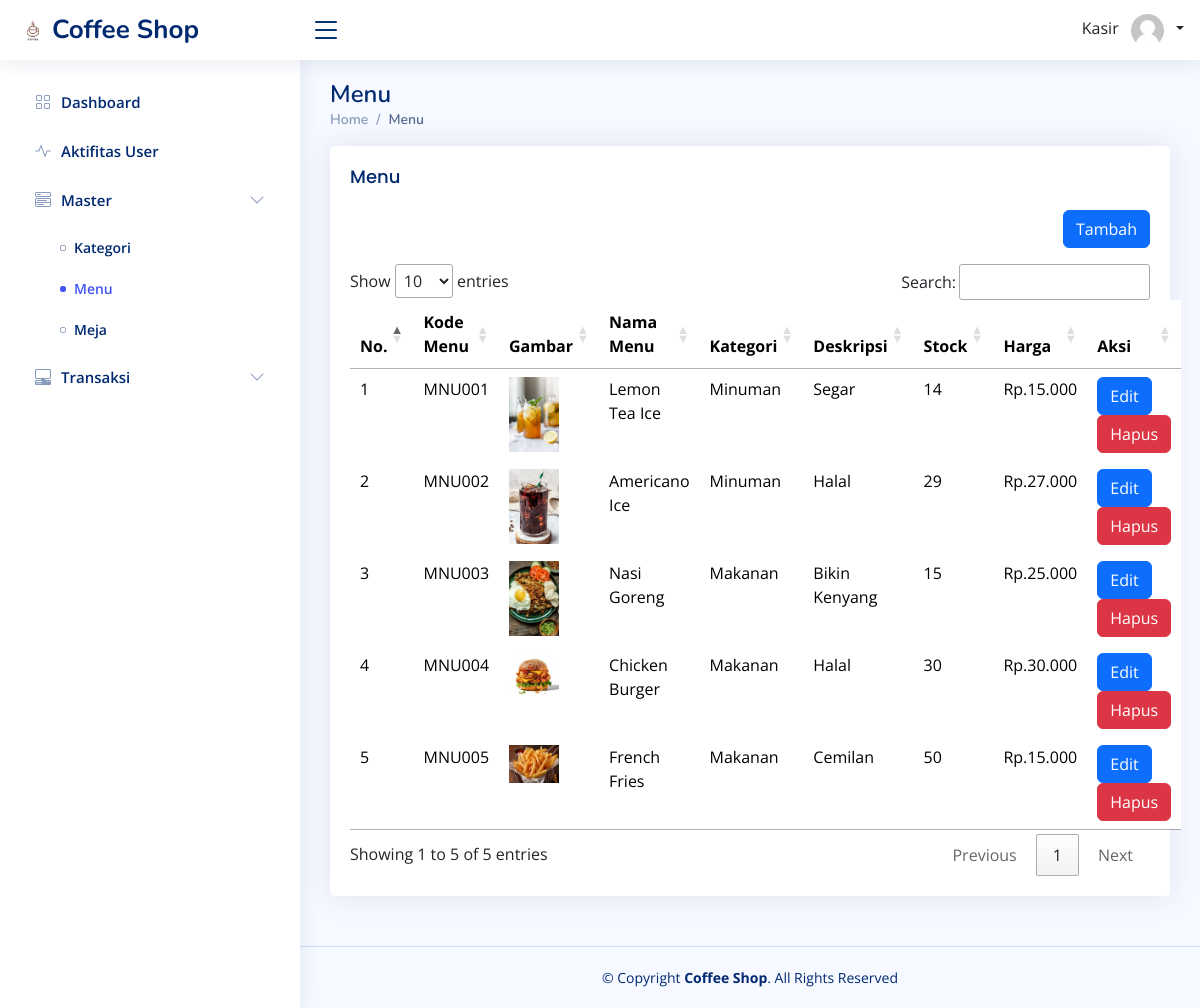
/index_manajer.php?page=menu (signed in), run on the app's committed database.
### tables this page shows
CREATE TABLE `t_menu` (
  `id_menu` int(11) NOT NULL,
  `kode_menu` varchar(255) NOT NULL,
  `gambar` varchar(255) NOT NULL,
  `nama_menu` varchar(255) NOT NULL,
  `id_kategori` int(11) NOT NULL,
  `deskripsi` text NOT NULL,
  `stock` int(11) NOT NULL,
  `harga` int(11) NOT NULL
);

CREATE TABLE `tkategori` (
  `id` int(11) NOT NULL,
  `kode_kategori` varchar(255) NOT NULL,
  `nama_kategori` varchar(255) NOT NULL
);

### function/view-query.php (called while the page is built, shortened)
<?php
function getMenu($id = null)
{
    $conn = connection();
    if ($id) {
        $query = "SELECT t_menu.*, tkategori.kode_kategori, tkategori.nama_kategori FROM t_menu JOIN tkategori ON t_menu.id_kategori = tkategori.id WHERE t_menu.id_menu = '$id'";
    } else {
        $query = "SELECT t_menu.*, tkategori.kode_kategori, tkategori.nama_kategori FROM t_menu JOIN tkategori ON t_menu.id_kategori = tkategori.id";
    }
    $result = mysqli_query($conn, $query);
    return $result;
}

### pages-manajer/menu/index_manajer.php (the view, shortened to what this page needs)
<?php
include('function/view-query.php');
$data = getMenu();
?>
<main id="main" class="main">
    <div class="pagetitle">
        <h1>Menu</h1>
        <nav>
            <ol class="breadcrumb">
                <li class="breadcrumb-item"><a href="index_manajer.php">Home</a></li>
                <li class="breadcrumb-item active">Menu</li>
            </ol>
        </nav>
    </div>
    <section class="section">
        <div class="row">
            <div class="col-lg-12">
                <div class="card">
                    <div class="card-body">
                        <h5 class="card-title">Menu</h5>
                        <div class="text-end mb-3">
                            <a href="index_manajer.php?page=menu/create">
                                <button type="button" class="btn btn-primary">
                                    Tambah
                                </button>
                            </a>
                        </div>
                        <table class="table table-borderless" id="table-menu">
                            <thead>
                                <tr>
                                    <th>No.</th>
                                    <th>Kode Menu</th>
                                    <th>Gambar</th>
                                    <th>Nama Menu</th>
                                    <th>Kategori</th>
                                    <th>Deskripsi</th>
                                    <th>Stock</th>
                                    <th>Harga</th>
                                    <th>Aksi</th>
                                </tr>
                            </thead>
                            <tbody>
                                <?php
                                if (empty($data)) { ?>
                                    <tr>
                                        <td colspan="8" class="text-center">Tidak ada data</td>
                                    </tr>
                                    <?php } else {
                                    foreach ($data as $key => $value) { ?>
                                        <tr>
                                            <td><?= $key + 1 ?></td>
                                            <td><?= $value['kode_menu'] ?></td>
                                            <td>
                                                <img src="public/img/product/<?= $value['gambar'] ?>" width="50px">
                                            </td>
                                            <td><?= $value['nama_menu'] ?></td>
                                            <td><?= $value['nama_kategori'] ?></td>
                                            <td><?= $value['deskripsi'] ?></td>
                                            <td><?= $value['stock'] ?></td>
                                            <td>Rp.<?= number_format($value['harga'], 0, ',', '.') ?></td>
                                            <td>
                                                <a href="index_manajer.php?page=menu/edit&id=<?= $value['id_menu'] ?>">
                                                    <button type="button" class="btn btn-primary">
                                                        Edit
                                                    </button>
                                                </a>
                                                <a href="logic/menu/delete.php?id=<?= $value['id_menu'] ?>" onclick="javascript:return confirm('Hapus Data Barang ?');">
                                                    <button type="button" class="btn btn-danger">
                                                        Hapus
                                                    </button>
                                                </a>
                                            </td>
                                        </tr>
                                <?php }
                                }
                                ?>
                            </tbody>
                        </table>
                    </div>
                </div>
            </div>
        </div>
    </section>
</main>

### assets/css/style.css (style rules this page uses)
:root { scroll-behavior: smooth; }
body { font-family: "Open Sans", sans-serif; background: #f6f9ff; color: #444444; }
a { color: #4154f1; text-decoration: none; }
h1, h2, h3, h4, h5, h6 { font-family: "Nunito", sans-serif; }
#main { margin-top: 60px; padding: 20px 30px; transition: all 0.3s; }
.pagetitle { margin-bottom: 10px; }
.pagetitle h1 { font-size: 24px; margin-bottom: 0; font-weight: 600; color: #012970; }
.card { margin-bottom: 30px; border: none; border-radius: 5px; box-shadow: 0px 0 30px rgba(1, 41, 112, 0.1); }
.card-title { padding: 20px 0 15px 0; font-size: 18px; font-weight: 500; color: #012970; font-family: "Poppins", sans-serif; }
.card-body { padding: 0 20px 20px 20px; }
.breadcrumb { font-size: 14px; font-family: "Nunito", sans-serif; color: #899bbd; font-weight: 600; }
.breadcrumb a { color: #899bbd; transition: 0.3s; }
.breadcrumb .breadcrumb-item::before { color: #899bbd; }
.breadcrumb .active { color: #51678f; font-weight: 600; }
@media (min-width: 1200px) { #main, #footer { margin-left: 300px; } }

### data on the page
t_menu: kode_menu "MNU001", gambar (picture), nama_menu "Lemon Tea Ice", id_kategori.nama_kategori "Minuman", deskripsi "Segar", stock "14", harga "15.000"
t_menu: kode_menu "MNU002", gambar (picture), nama_menu "Americano Ice", id_kategori.nama_kategori "Minuman", deskripsi "Halal", stock "29", harga "27.000"
t_menu: kode_menu "MNU003", gambar (picture), nama_menu "Nasi Goreng", id_kategori.nama_kategori "Makanan", deskripsi "Bikin Kenyang", stock "15", harga "25.000"
t_menu: kode_menu "MNU004", gambar (picture), nama_menu "Chicken Burger", id_kategori.nama_kategori "Makanan", deskripsi "Halal", stock "30", harga "30.000"
t_menu: kode_menu "MNU005", gambar (picture), nama_menu "French Fries", id_kategori.nama_kategori "Makanan", deskripsi "Cemilan", stock "50", harga "15.000"

### other printed values
$_SESSION['nama_user'] "Kasir"
